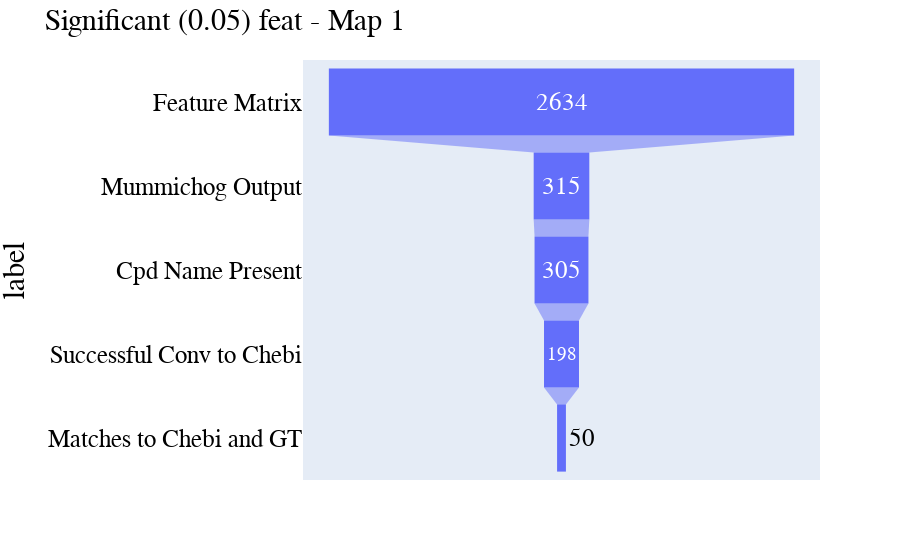

Notebook code cell kept with this figure:
### Code cell
# run_name = "trans_omic_covid_data.run_1_default"
run_name = "trans_omic_covid_data.rsd_1_default_p"
mummichog_input_file="../input_data/mummichog_input_ttest_rsd_1.csv"
cut_off_p = 0.05
map1(
    run_name=run_name, 
    mummichog_input_file=mummichog_input_file,
    name_map_file=f"../runs/{run_name}/tables/name_map_on_mummichog_output_cpds.csv",
    cut_off_p=cut_off_p,
    plot=True,
    track="feat"
)

### Figure 1 — Plotly figure (JSON) as saved in the notebook; plotly's stock layout.template omitted (floating-point values rounded to 4 significant figures)
{"data": [{"hovertemplate": "count=%{x}<br>label=%{y}<extra></extra>", "legendgroup": "", "marker": {"color": "#636efa"}, "name": "", "orientation": "h", "showlegend": false, "type": "funnel", "x": [2634, 315, 305, 198, 50], "xaxis": "x", "y": ["Feature Matrix", "Mummichog Output", "Cpd Name Present", "Successful Conv to Chebi", "Matches to Chebi and GT"], "yaxis": "y"}], "layout": {"font": {"color": "black", "family": "Arial, sans-serif", "size": 25}, "legend": {"tracegroupgap": 0}, "margin": {"t": 60}, "title": {"font": {"size": 30}, "text": "Significant (0.05) feat - Map 1"}, "xaxis": {"anchor": "y", "domain": [0, 1], "title": {"text": "count"}}, "yaxis": {"anchor": "x", "domain": [0, 1], "title": {"text": "label"}}}}
